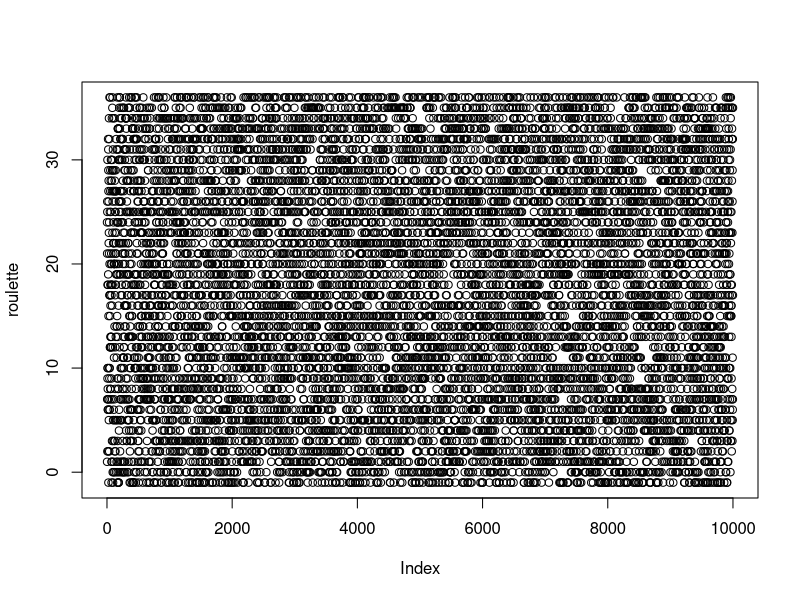
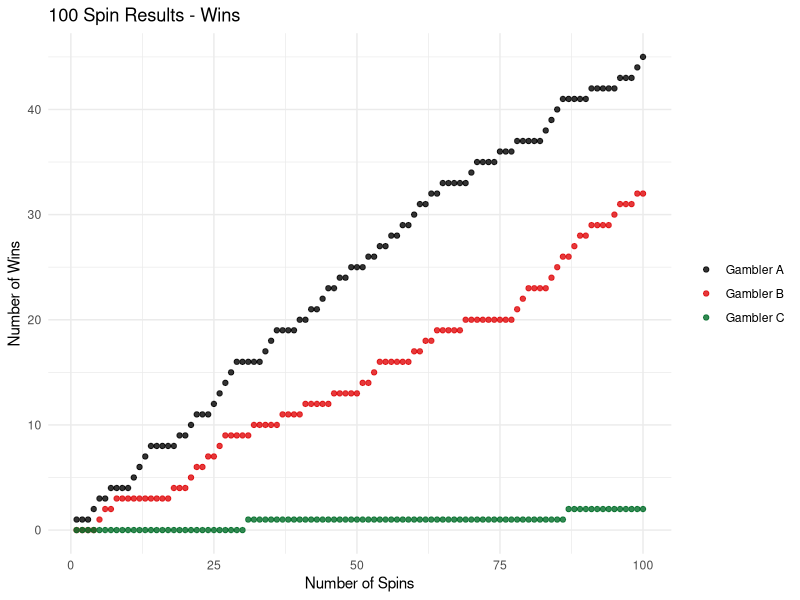
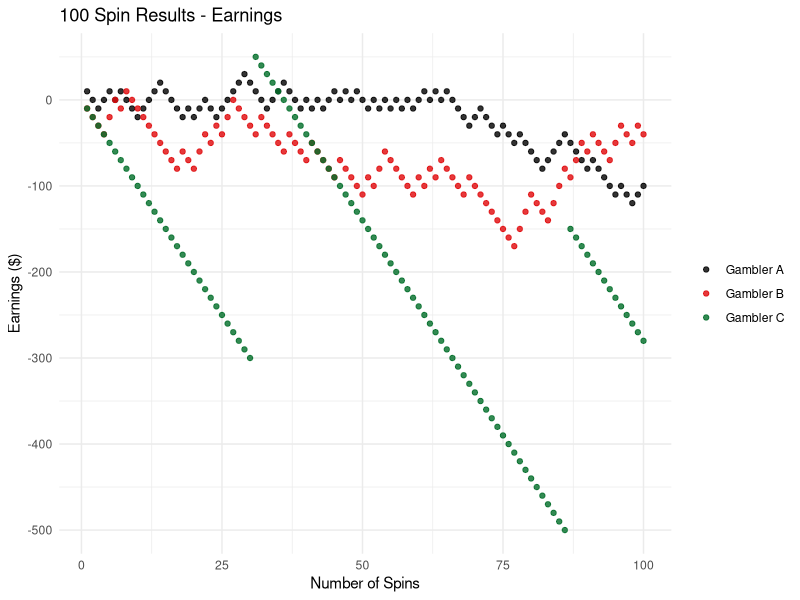
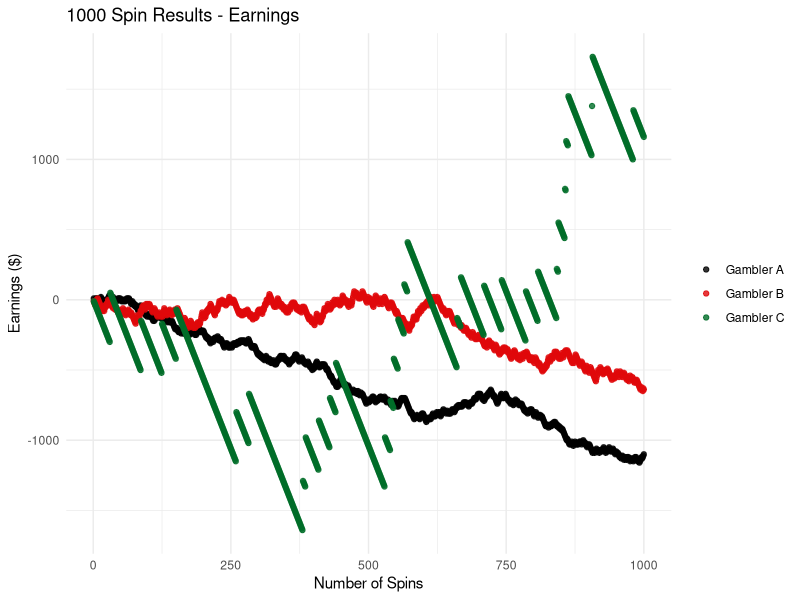
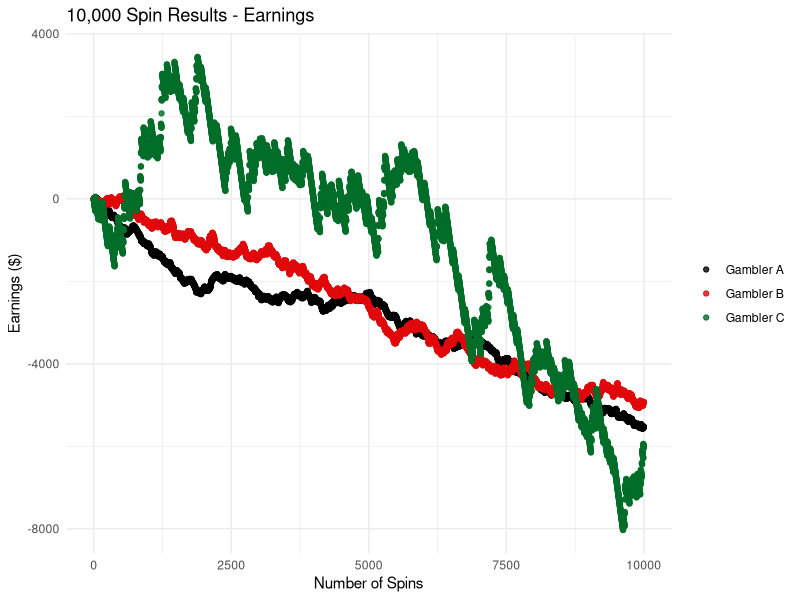
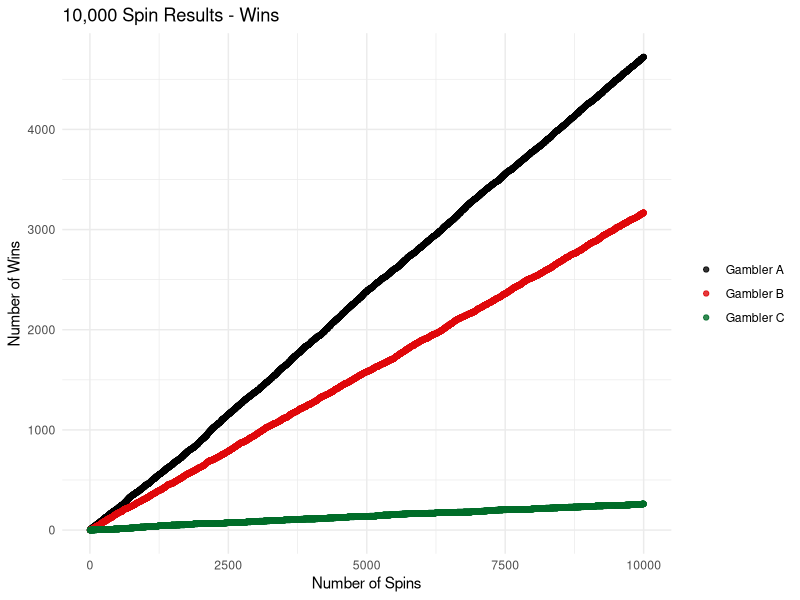
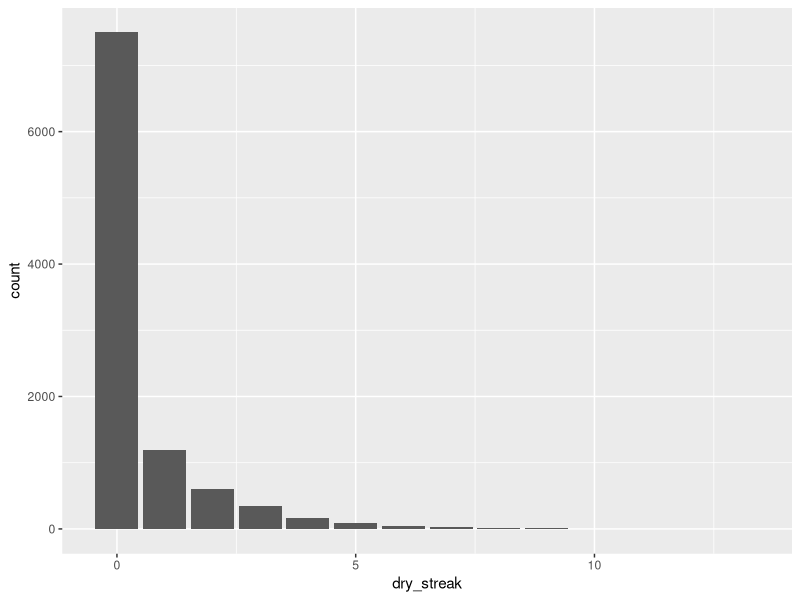
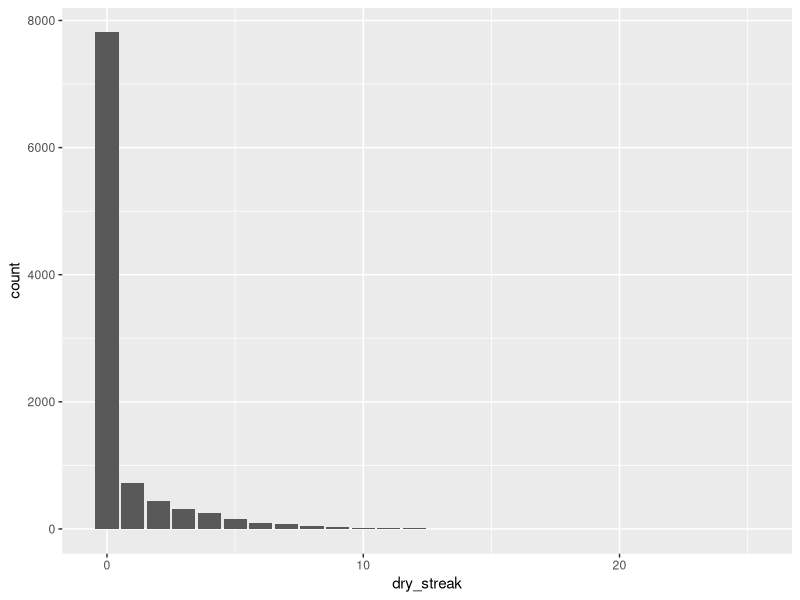

The R source for these figures, in order:
## ---- chunk 1
library('tidyverse')
## ---- chunk 2
# loading roulette.csv
roulette <- read_csv("roulette.csv")
roulette <- as.integer(roulette$value)
str(roulette)
## ---- chunk 3
# The Gamblers Bets
black <- c(2, 4, 7, 8, 10, 11, 13, 15, 17, 20, 22, 24, 26, 28, 29, 31, 33, 35)
third_dozen <- c(25, 26, 27, 28, 29, 30, 31, 32, 33, 34, 35, 36)
lucky_23 <- 23
## ---- chunk 4
# Initialize gambler A
ga_earn <- vector("double", length(roulette))
ga_total_earn <- 0 
ga_wins <- vector("double", length(roulette))
ga_total_wins <- 0 

# Initialize gambler B
gb_earn <- vector("double", length(roulette))
gb_total_earn <- 0 
gb_wins <- vector("double", length(roulette))
gb_total_wins <- 0 

# Initialize gambler C
gc_earn <- vector("double", length(roulette))
gc_total_earn <- 0 
gc_wins <- vector("double", length(roulette))
gc_total_wins <- 0 
## ---- chunk 5

for (i in seq_along(roulette)) {
# All gamblers bet $10
  ga_total_earn = ga_total_earn - 10
  gb_total_earn = gb_total_earn - 10
  gc_total_earn = gc_total_earn - 10
# If gambler A wins, +$20 and +1 win
  if (roulette[[i]] %in% black) {
    ga_total_earn = ga_total_earn + 20 
    ga_total_wins = ga_total_wins + 1 
  }
# If gambler B wins, +$30 and +1 win
  if (roulette[[i]] %in% third_dozen) {
    gb_total_earn = gb_total_earn + 30 
    gb_total_wins = gb_total_wins + 1
  }
# If gambler C wins, +$360 and +1 win
  if (roulette[[i]] == lucky_23) {
    gc_total_earn = gc_total_earn + 360
    gc_total_wins = gc_total_wins + 1
  }
# End of round - save totals 
  ga_earn[[i]] <- ga_total_earn
  ga_wins[[i]] <- ga_total_wins
  gb_earn[[i]] <- gb_total_earn
  gb_wins[[i]] <- gb_total_wins
  gc_earn[[i]] <- gc_total_earn
  gc_wins[[i]] <- gc_total_wins
}
## ---- chunk 6
plot(roulette)
## ---- chunk 7
ga <- "Gambler A"
gb <- "Gambler B"
gc <- "Gambler C"

results <- tibble(spin_num = 1:10000, ga, ga_earn, ga_wins, gb, gb_earn, gb_wins, gc, gc_earn, gc_wins)
results_100 <- head(results, n=100)
results_1000 <- head(results, n=1000)
## ---- chunk 8
ggplot(results_100) + 
  geom_point(aes(x = spin_num, y = ga_wins, color = ga), alpha = 0.8) + 
  geom_point(aes(x = spin_num, y = gb_wins, color = gb), alpha = 0.8) + 
  geom_point(aes(x = spin_num, y  = gc_wins, color = gc), alpha = 0.8) + 
  theme_minimal() +
  theme(legend.title=element_blank()) + 
  scale_colour_manual(values = c("black", "#E0080B", "#016D29")) + 
    labs(title = "100 Spin Results - Wins", 
       y = "Number of Wins",
       x = "Number of Spins"
       )
## ---- chunk 9
ga_wins[100]
gb_wins[100]
gc_wins[100]
## ---- chunk 10
ggplot(results_100) + 
  geom_point(aes(x = spin_num, y = ga_earn, color = ga), alpha = 0.8) + 
  geom_point(aes(x = spin_num, y = gb_earn, color = gb), alpha = 0.8) + 
  geom_point(aes(x = spin_num, y = gc_earn, color = gc), alpha = 0.8) + 
  theme_minimal() +
  theme(legend.title=element_blank()) + 
  scale_colour_manual(values = c("black", "#E0080B", "#016D29")) + 
    labs(title = "100 Spin Results - Earnings", 
       y = "Earnings ($)",
       x = "Number of Spins"
       )
## ---- chunk 11
ggplot(results_1000) + 
  geom_point(aes(x = spin_num, y = ga_earn, color = ga), alpha = 0.8) + 
  geom_point(aes(x = spin_num, y = gb_earn, color = gb), alpha = 0.8) + 
  geom_point(aes(x = spin_num, y  = gc_earn, color = gc), alpha = 0.8) + 
  theme_minimal() +
  theme(legend.title=element_blank()) + 
  scale_colour_manual(values = c("black", "#E0080B", "#016D29")) + 
    labs(title = "1000 Spin Results - Earnings", 
       y = "Earnings ($)",
       x = "Number of Spins"
       )
## ---- chunk 12
ga_earn[1000]
gb_earn[1000]
gc_earn[1000]
## ---- chunk 13
ggplot(results) + 
  geom_point(aes(x = spin_num, y = ga_earn, color = ga), alpha = 0.8) + 
  geom_point(aes(x = spin_num, y = gb_earn, color = gb), alpha = 0.8) + 
  geom_point(aes(x = spin_num, y  = gc_earn, color = gc), alpha = 0.8) + 
  theme_minimal() +
  theme(legend.title=element_blank()) + 
  scale_colour_manual(values = c("black", "#E0080B", "#016D29")) + 
    labs(title = "10,000 Spin Results - Earnings", 
       y = "Earnings ($)",
       x = "Number of Spins"
       )
## ---- chunk 14
ggplot(results) + 
  geom_point(aes(x = spin_num, y = ga_wins, color = ga), alpha = 0.8) + 
  geom_point(aes(x = spin_num, y = gb_wins, color = gb), alpha = 0.8) + 
  geom_point(aes(x = spin_num, y  = gc_wins, color = gc), alpha = 0.8) + 
  theme_minimal() +
  theme(legend.title=element_blank()) + 
  scale_colour_manual(values = c("black", "#E0080B", "#016D29")) + 
    labs(title = "10,000 Spin Results - Wins", 
       y = "Number of Wins",
       x = "Number of Spins"
       )

## ---- chunk 15
ga_total_wins / 10000 * 100
gb_total_wins / 10000 * 100
gc_total_wins / 10000 * 100
## ---- chunk 16
ga_total_earn / 10000
gb_total_earn / 10000
gc_total_earn / 10000
## ---- chunk 17
min(ga_earn)
min(gb_earn)
min(gc_earn)

## ---- chunk 18
ga_wins_lead <- lead(ga_wins)
gb_wins_lead <- lead(gb_wins)
gc_wins_lead <- lead(gc_wins) 

ga_wins_binary <- ga_wins_lead - ga_wins
ga_wins_binary[10000] = 0
gb_wins_binary <- gb_wins_lead - gb_wins
gb_wins_binary[10000] = 0 
gc_wins_binary <- gc_wins_lead - gc_wins
gc_wins_binary[10000] = 0

dry_count_a <- 0 
dry_count_save_a  <- vector("double", length(ga_wins_binary))
dry_count_b <- 0
dry_count_save_b  <- vector("double", length(gb_wins_binary))
dry_count_c <- 0
dry_count_save_c  <- vector("double", length(gc_wins_binary))


 
for (i in seq_along(ga_wins_binary)) {
  if (ga_wins_binary[[i]] == FALSE) {
    dry_count_a = dry_count_a + 1
  }
  if (ga_wins_binary[[i]] == TRUE) {
    dry_count_save_a[[i]] = dry_count_a
    dry_count_a = 0
  }
}

dry_count_save_a
dry_tibble_a <- tibble("dry_streak" = dry_count_save_a)

ggplot(dry_tibble_a) + 
  geom_bar(aes(dry_streak))
  
for (i in seq_along(gb_wins_binary)) {
  if (gb_wins_binary[[i]] == FALSE) {
    dry_count_b = dry_count_b + 1
  }
  if (gb_wins_binary[[i]] == TRUE) {
    dry_count_save_b[[i]] = dry_count_b
    dry_count_b = 0
  } 
}

dry_count_save_b
dry_tibble_b <- tibble("dry_streak" = dry_count_save_b)

ggplot(dry_tibble_b) + 
  geom_bar(aes(dry_streak))

for (i in seq_along(gc_wins_binary)) {
  if (gc_wins_binary[[i]] == FALSE) {
    dry_count_c = dry_count_c + 1
  }
  if (gc_wins_binary[[i]] == TRUE) {
    dry_count_save_c[[i]] = dry_count_c
    dry_count_c = 0
  } 
}

dry_count_save_c
dry_tibble_c <- tibble("dry_streak" = dry_count_save_c)

ggplot(dry_tibble_c) + 
  geom_bar(aes(dry_streak))

